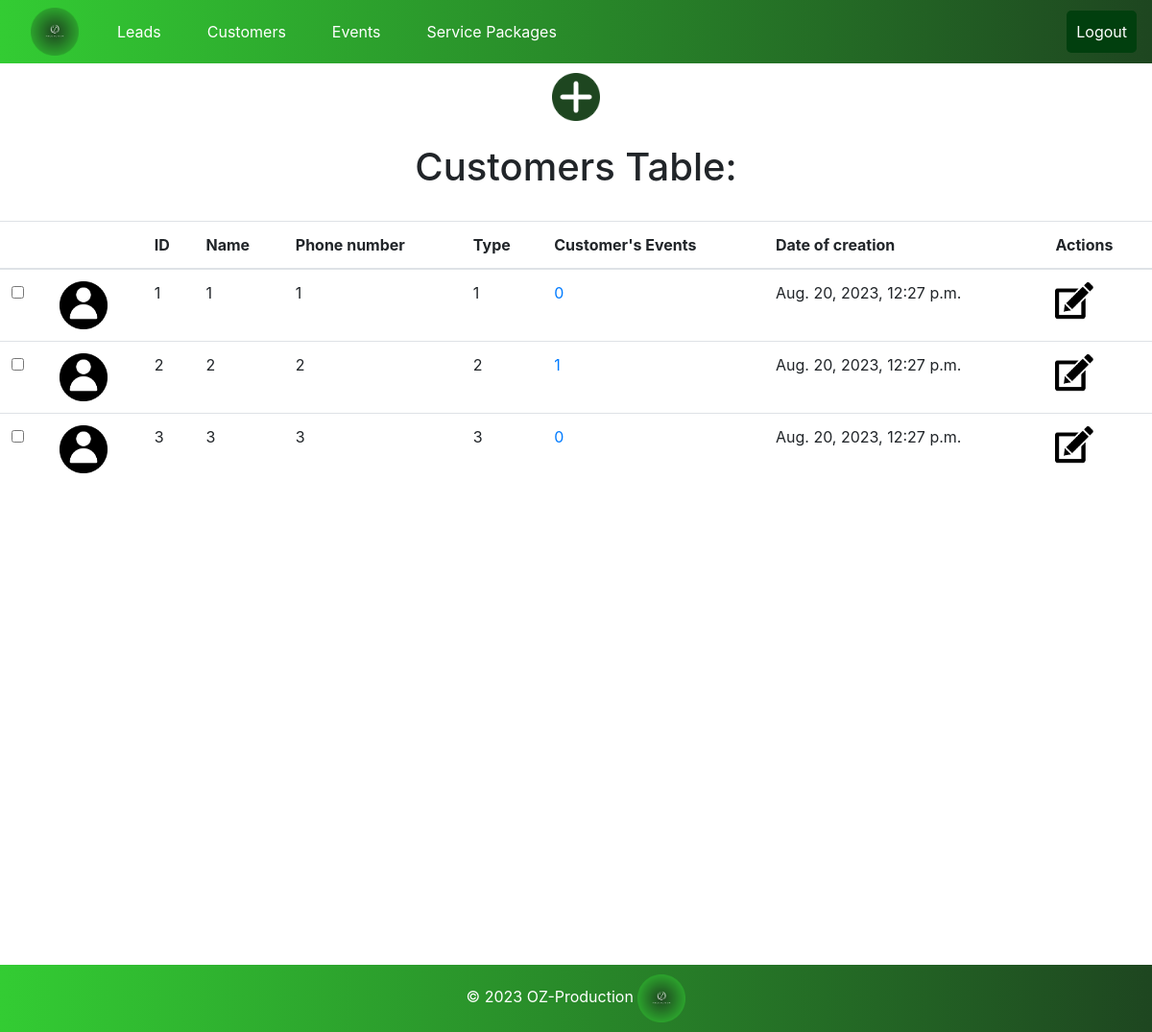
The app's page /oz_pro/customers/ with its own data.
### oz_pro/models.py (models this page shows, shortened)
class Customer(models.Model):
    image = models.ImageField(upload_to='static/pics', default = 'static/pics/Picture7.png')
    ID = models.PositiveIntegerField(primary_key=True, unique=True)
    name = models.CharField(max_length=255)
    phone_number = models.CharField(max_length=15)
    customer_type = models.CharField(max_length=50)
    events_count = models.PositiveIntegerField(default=0)
    date_of_creation = models.DateTimeField(auto_now_add=True)

### oz_pro/views.py (the view)
# urls.py: path('customers/', views.customers_page, name='all_customers'),
def customers_page(request):
    print("********* Customer page functio n*********")
    all_customers = Customer.objects.all()
    context = {
        'customers': all_customers
    }
    return render(request, 'customers.html', context)

### oz_pro/templates/customers.html (shortened to what this page needs)
<!DOCTYPE html>
<html lang="en">
<head>
</head>
<body>
    {% extends 'base.html' %}
    {% block add_button %}
    {% load static %}
        <div class="image-container">
            <a data-bs-toggle="tooltip" title="Click to ADD-CUSTOMER">
                <img src="{% static 'pics/ADD.png' %}" alt="addCustomer" class="small-image-rotate" style="cursor:pointer" data-bs-toggle="modal" data-bs-target="#addCustomerModal">
            </a>
        </div>
    {% endblock %}
    {% block content %}
    {% load static %}
        <br>
            <div class="table-header">
                <h1>Customers Table:</h1>
            </div>
        <br>
        <table class="table table-hover">
            <thead>
                <tr>
                    <th></th>
                    <th></th>
                    <th>ID</th>
                    <th>Name</th>
                    <th>Phone number</th>
                    <th>Type</th>
                    <th>Customer's Events</th>
                    <th>Date of creation</th>
                    <th>Actions</th>
                </tr>
            </thead>
            <tbody>
                {% for customer in customers %}
                    <tr id="customer_{{ customer.ID }}">
                        <td><input type="checkbox" onchange="toggleHighlight(this, {{ customer.ID }})" title="Highlight"></td>
                        <td><img src="{{ customer.image.url }}"  alt="Customer image" class="small-image" /></td>
                        <td>{{ customer.ID }}</td>
                        <td>{{ customer.name }}</td>
                        <td>{{ customer.phone_number }}</td>
                        <td>{{ customer.customer_type }}</td>
                        <td><a title="DISPLAY-CUSTOMER'S-EVENTS"href="{% url 'events_by_customer' customer.ID %}">{{ customer.events_count }}</a></td>
                        <td>{{ customer.date_of_creation }}</td>
                        <td>
                            <a data-bs-toggle="tooltip" title="Click to UPDATE-CUSTOMER">
                                <img src="{% static 'pics/edit.png' %}" alt="UpdateCustomerPic" class="smaller-image" style="cursor:pointer" data-bs-toggle="modal" data-bs-target="#updateCustomerModal_{{ customer.ID }}">
                            </a>
                        </td>
                    </tr>
                {% endfor %}
            </tbody>
        </table>
    {% endblock %}

### records on screen
Customer: image (picture), ID "1", name "1", phone_number "1", customer_type "1", events_count "0", date_of_creation "Aug. 20, 2023, 12:27 p.m."
Customer: image (picture), ID "2", name "2", phone_number "2", customer_type "2", events_count "1", date_of_creation "Aug. 20, 2023, 12:27 p.m."
Customer: image (picture), ID "3", name "3", phone_number "3", customer_type "3", events_count "0", date_of_creation "Aug. 20, 2023, 12:27 p.m."
